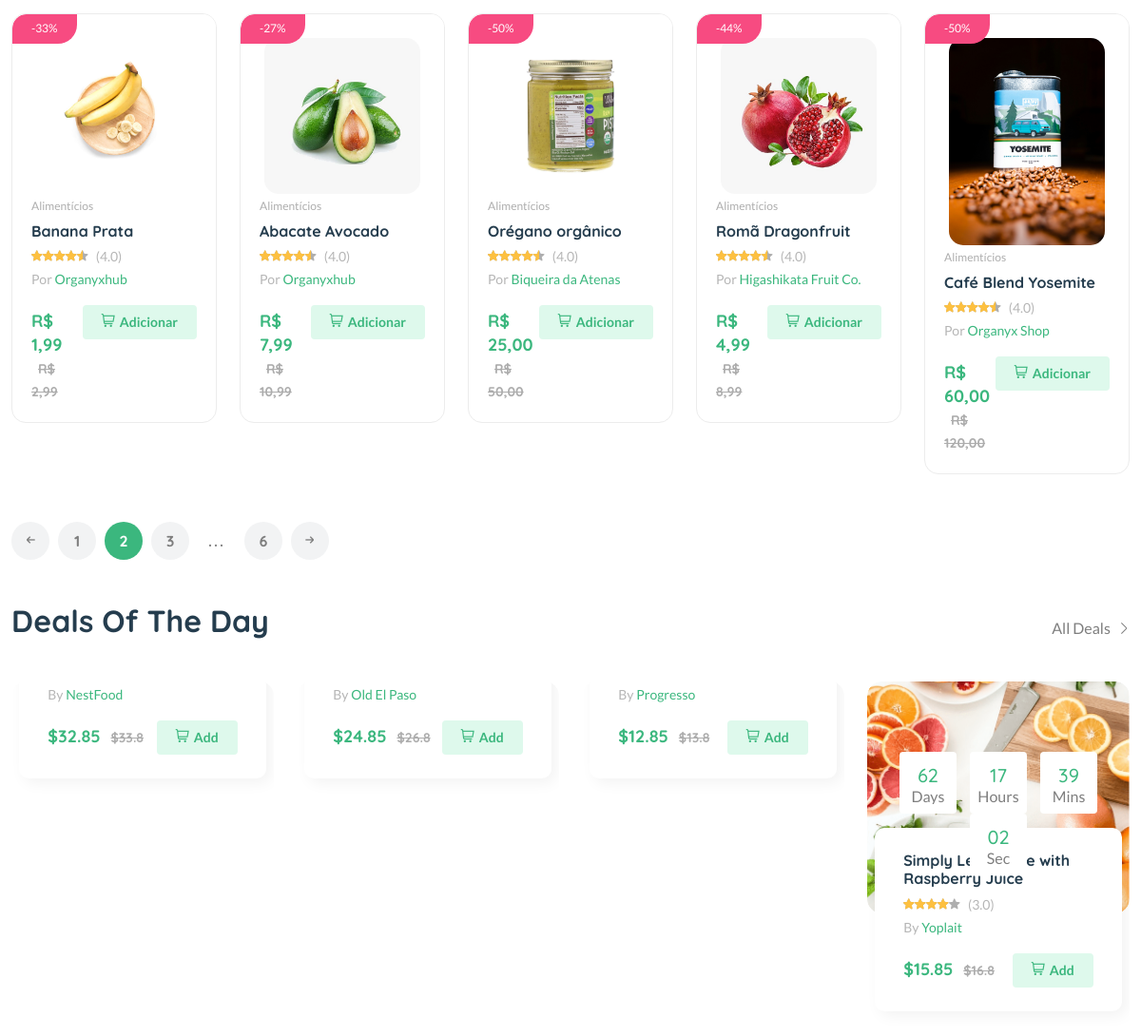
The page /categoria/CAT001 (signed in, middle part) on the database as committed earlier.
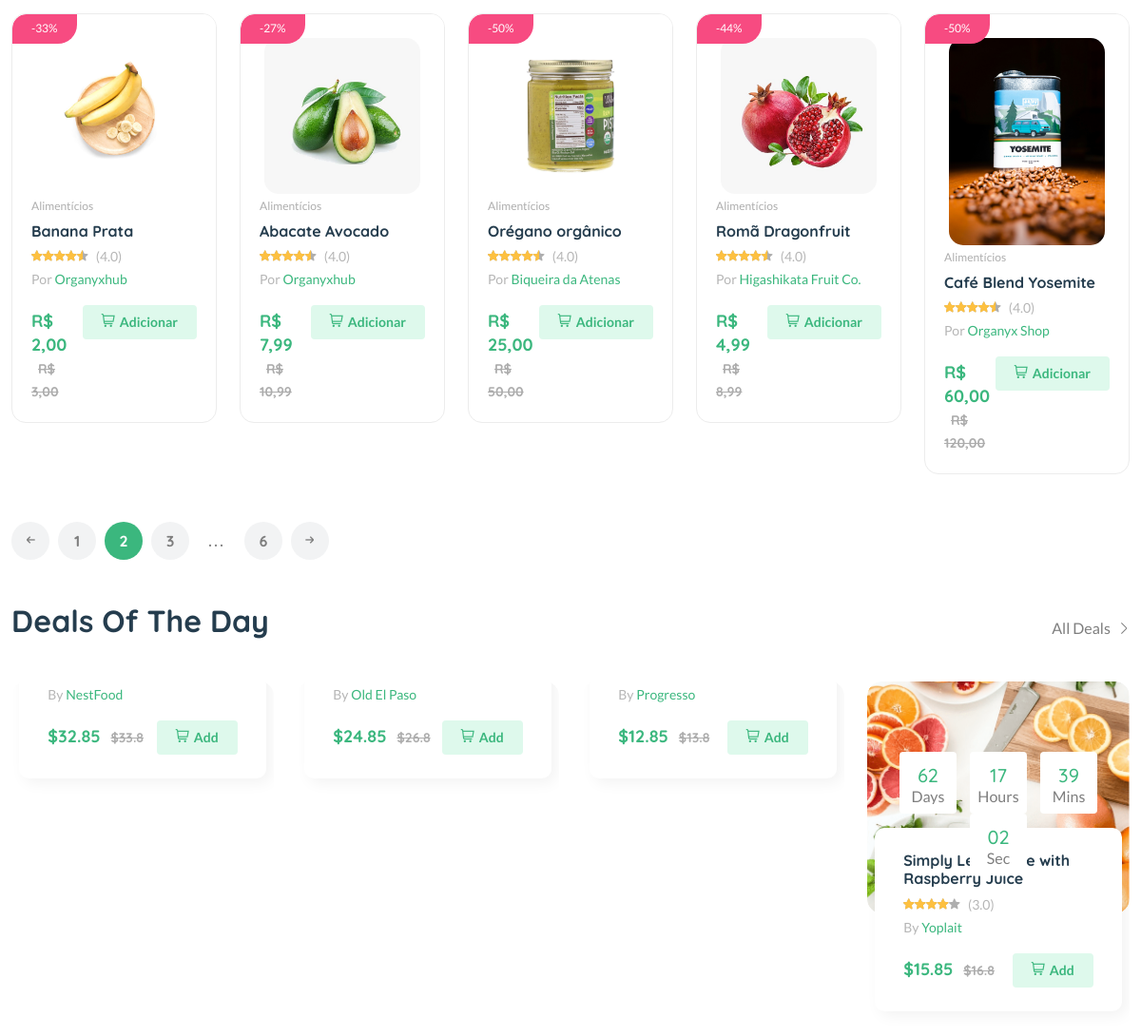
The same page on the database as committed later.
### core/models.py (models this page shows, shortened)
class Produto(models.Model):
    pid = ShortUUIDField(unique=True, length=10, max_length=10, alphabet="abcdefgh12345")
    user = models.ForeignKey(User, on_delete=models.SET_NULL, null=True)
    categoria = models.ForeignKey(Categoria, on_delete=models.SET_NULL, null=True, related_name='categoria')
    vendedor = models.ForeignKey(Vendedor, on_delete=models.SET_NULL, null=True, related_name='produto')
    titulo = models.CharField(max_length=100, default="Lima Laranja", null=True, blank=True)
    imagem = models.ImageField(upload_to=user_directory_path, default="produto.jpg")
    descricao = CKEditor5Field(null=True, blank=True, default="Este é o produto.")
    preco = models.DecimalField(max_digits=10, decimal_places=2, default=1.99)
    preco_antigo = models.DecimalField(max_digits=10, decimal_places=2, default=2.99)
    especificacoes = CKEditor5Field(null=True, blank=True)
    tipo = models.CharField(max_length=100, default="Orgânico", null=True, blank=True)
    qtd_estoque = models.CharField(max_length=100, default="10", null=True, blank=True)
    validade = models.CharField(max_length=100, default="100 dias", null=True, blank=True)
    data_fab = models.DateTimeField(auto_now_add=False, null=True, blank=True)
    tags = TaggableManager(blank=True)
    status_produto = models.CharField(choices=STATUS, max_length=10, default="in_review")
    status = models.BooleanField(default=True)
    em_estoque = models.BooleanField(default=False)
    destaque = models.BooleanField(default=False)
    digital = models.BooleanField(default=False)
    sku = ShortUUIDField(unique=True, length=4, max_length=10, prefix="sku", alphabet="1234567890")
    data = models.DateTimeField(auto_now_add=True)
    atualizado = models.DateTimeField(null=True, blank=True)
    class Meta:
        verbose_name_plural = "Produtos"
    def obter_porcentagem(self):
        novo_preco = "-" + str(round(((self.preco_antigo - self.preco) / self.preco_antigo) * 100)) + "%"
        return novo_preco

class Categoria(models.Model):
    cid = ShortUUIDField(unique=True, length=10, max_length=10, prefix="cat", alphabet="abcdefgh12345")
    titulo = models.CharField(max_length=100, default="Alimentos")
    imagem = models.ImageField(upload_to="categoria", default="categoria.jpg")
    class Meta:
        verbose_name_plural = "Categorias"

class Vendedor(models.Model):
    vid = ShortUUIDField(unique=True, length=10, max_length=10, prefix="ven", alphabet="abcdefgh12345")
    titulo = models.CharField(max_length=100, default="Organyx")
    imagem = models.ImageField(upload_to=user_directory_path, default="vendedor.jpg")
    capa_imagem = models.ImageField(upload_to=user_directory_path, default="capa.jpg")
    descricao = CKEditor5Field(null=True, blank=True, default="Sou um vendedor de sucesso")
    endereco = models.CharField(max_length=100, default="Rua Principal")
    contato = models.CharField(max_length=100, default="+55 (12) 12345 6789")
    tempo_resp_chat = models.CharField(max_length=100, default="100")
    entrega_no_prazo = models.CharField(max_length=100, default="100")
    avaliacao_autenticidade = models.CharField(max_length=100, default="100")
    dias_devolucao = models.CharField(max_length=100, default="100")
    periodo_garantia = models.CharField(max_length=100, default="100")
    user = models.ForeignKey(User, on_delete=models.SET_NULL, null=True)
    data = models.DateTimeField(auto_now_add=False, null=True, blank=True)
    class Meta:
        verbose_name_plural = "Vendedores"
    def __str__(self):
        return self.titulo

### core/views.py (the view)
# urls.py: path("categoria/<cid>", categoria_produtos, name="category-product-list"), #Página de seleção de determinada categoria específica, onde listam os produtos daquela categoria
def categoria_produtos(request, cid):
    categoria = Categoria.objects.get(cid=cid)
    produtos = Produto.objects.filter(status_produto="published", categoria=categoria)
    context = {"categoria": categoria, "produtos": produtos}
    return render(request, "core/category-product-list.html", context)

### core/context_processor.py (called while the page is built, shortened)
def default(request):
    categoria = Categoria.objects.all()
    endereco = Endereco.objects.get(user=request.user)
    vendedores = Vendedor.objects.all()
    min_max_preco = Produto.objects.aggregate(Min("preco"), Max("preco"))
    return{
        'min_max_preco': min_max_preco,
    }

### templates/core/category-product-list.html (shortened to what the changed rows need)
{% extends 'partials/base.html' %} {% load static %} {% block content %}
<main class="main">
    <div class="container mb-30">
        <div class="row">
            <div class="col-12">
                <div class="row product-grid">
                    {% for p in produtos %}
                    <div class="col-lg-1-5 col-md-4 col-12 col-sm-6">
                        <div
                            class="product-cart-wrap mb-30 wow animate__animated animate__fadeIn"
                            data-wow-delay=".1s"
                        >
                            <div class="product-img-action-wrap">
                                <div class="product-img product-img-zoom">
                                    <a
                                        href="{% url 'core:product-detail' p.pid %}"
                                        {{p.titulo}}
                                    >
                                        <img
                                            class="default-img"
                                            src="{{ p.imagem.url }}"
                                            alt=""
                                        />
                                    </a>
                                </div>
                                <div
                                    class="product-badges product-badges-position product-badges-mrg"
                                >
                                    <span class="hot"
                                        >{{ p.obter_porcentagem }}</span
                                    >
                                </div>
                            </div>
                            <div class="product-content-wrap">
                                <div class="product-category">
                                    <a href="shop-grid-right.html"
                                        >{{ p.categoria.titulo }}</a
                                    >
                                </div>
                                <h2>
                                    <a
                                        href="{% url 'core:product-detail' p.pid %}"
                                        >{{ p.titulo }}</a
                                    >
                                </h2>
                                <div class="product-rate-cover">
                                    <div class="product-rate d-inline-block">
                                        <div
                                            class="product-rating"
                                            style="width: 90%"
                                        ></div>
                                    </div>
                                    <span class="font-small ml-5 text-muted">
                                        (4.0)</span
                                    >
                                </div>
                                <div>
                                    <span class="font-small text-muted"
                                        >Por
                                        <a href="vendor-details-1.html"
                                            >{{ p.vendedor }}</a
                                        ></span
                                    >
                                </div>
                                <div class="product-card-bottom">
                                    <div class="product-price">
                                        <span>R$ {{ p.preco }}</span>
                                        <span class="old-price"
                                            >R$ {{ p.preco_antigo }}</span
                                        >
                                    </div>
                                    <div class="add-cart">
                                        <a class="add" href="shop-cart.html"
                                            ><i
                                                class="fi-rs-shopping-cart mr-5"
                                            ></i
                                            >Adicionar
                                        </a>
                                    </div>
                                </div>
                            </div>
                        </div>
                    </div>
                    {% endfor %}
                </div>
                <section class="section-padding pb-5">
                    <div class="row">
                        <div
                            class="col-xl-3 col-lg-4 col-md-6 d-none d-xl-block"
                        >
                            <div class="product-cart-wrap style-2">
                                <div class="product-content-wrap">
                                    <div class="deals-content">
                                        <h2>
                                            <a href="shop-product-right.html"
                                                >Simply Lemonade with Raspberry
                                                Juice</a
                                            >
                                        </h2>
                                    </div>
                                </div>
                            </div>
                        </div>
                    </div>
                </section>
            </div>
        </div>
    </div>
</main>
{% endblock content %}

Rows that differ between the two databases and show on the page:
changed Produto "Banana Prata": preco "1,99" → "2,00"; preco_antigo "2,99" → "3,00"
